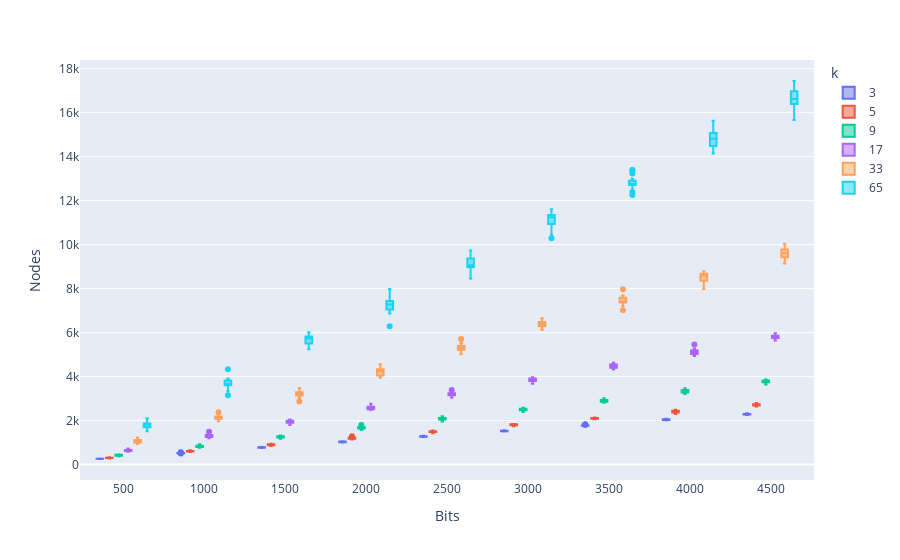

This figure's notebook cell:
### Code cell
fig = px.box(df, x="Bits", y="Nodes", color="k")
fig.update_traces(quartilemethod="exclusive") # or "inclusive", or "linear" by default
fig.show()
df

### Figure 1 — Plotly figure (JSON) as saved in the notebook; plotly's stock layout.template omitted (floating-point values rounded to 4 significant figures; data arrays with more than 128 entries replaced by an {"elided": "..."} marker saying what was removed)
{"data": [{"alignmentgroup": "True", "hovertemplate": "k=3<br>Bits=%{x}<br>Nodes=%{y}<extra></extra>", "legendgroup": "3", "marker": {"color": "#636efa"}, "name": "3", "notched": false, "offsetgroup": "3", "orientation": "v", "quartilemethod": "exclusive", "showlegend": true, "type": "box", "x": {"elided": "180 int values"}, "x0": " ", "xaxis": "x", "y": {"elided": "180 int values"}, "y0": " ", "yaxis": "y"}, {"alignmentgroup": "True", "hovertemplate": "k=5<br>Bits=%{x}<br>Nodes=%{y}<extra></extra>", "legendgroup": "5", "marker": {"color": "#EF553B"}, "name": "5", "notched": false, "offsetgroup": "5", "orientation": "v", "quartilemethod": "exclusive", "showlegend": true, "type": "box", "x": {"elided": "180 int values"}, "x0": " ", "xaxis": "x", "y": {"elided": "180 int values"}, "y0": " ", "yaxis": "y"}, {"alignmentgroup": "True", "hovertemplate": "k=9<br>Bits=%{x}<br>Nodes=%{y}<extra></extra>", "legendgroup": "9", "marker": {"color": "#00cc96"}, "name": "9", "notched": false, "offsetgroup": "9", "orientation": "v", "quartilemethod": "exclusive", "showlegend": true, "type": "box", "x": {"elided": "180 int values"}, "x0": " ", "xaxis": "x", "y": {"elided": "180 int values"}, "y0": " ", "yaxis": "y"}, {"alignmentgroup": "True", "hovertemplate": "k=17<br>Bits=%{x}<br>Nodes=%{y}<extra></extra>", "legendgroup": "17", "marker": {"color": "#ab63fa"}, "name": "17", "notched": false, "offsetgroup": "17", "orientation": "v", "quartilemethod": "exclusive", "showlegend": true, "type": "box", "x": {"elided": "180 int values"}, "x0": " ", "xaxis": "x", "y": {"elided": "180 int values"}, "y0": " ", "yaxis": "y"}, {"alignmentgroup": "True", "hovertemplate": "k=33<br>Bits=%{x}<br>Nodes=%{y}<extra></extra>", "legendgroup": "33", "marker": {"color": "#FFA15A"}, "name": "33", "notched": false, "offsetgroup": "33", "orientation": "v", "quartilemethod": "exclusive", "showlegend": true, "type": "box", "x": {"elided": "180 int values"}, "x0": " ", "xaxis": "x", "y": {"elided": "180 int values"}, "y0": " ", "yaxis": "y"}, {"alignmentgroup": "True", "hovertemplate": "k=65<br>Bits=%{x}<br>Nodes=%{y}<extra></extra>", "legendgroup": "65", "marker": {"color": "#19d3f3"}, "name": "65", "notched": false, "offsetgroup": "65", "orientation": "v", "quartilemethod": "exclusive", "showlegend": true, "type": "box", "x": {"elided": "180 int values"}, "x0": " ", "xaxis": "x", "y": {"elided": "180 int values"}, "y0": " ", "yaxis": "y"}], "layout": {"boxmode": "group", "legend": {"title": {"text": "k"}, "tracegroupgap": 0}, "margin": {"t": 60}, "xaxis": {"anchor": "y", "domain": [0, 1], "title": {"text": "Bits"}}, "yaxis": {"anchor": "x", "domain": [0, 1], "title": {"text": "Nodes"}}}}
